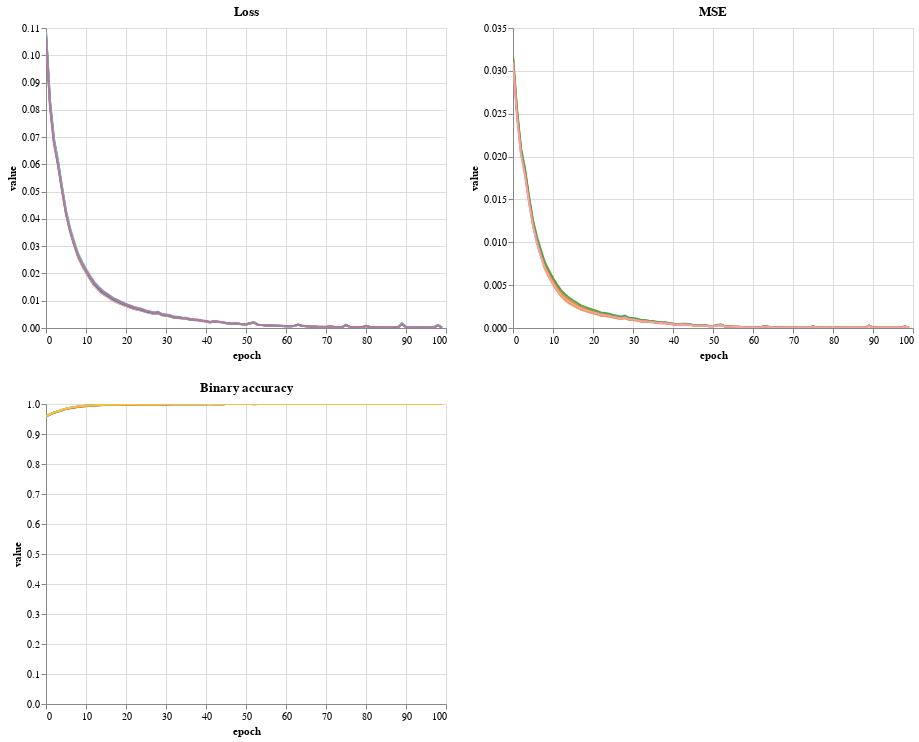

Notebook cell for this chart:
### Markdown cell above
Training history

### Code cell
from my_eval import training_history

hist = training_history(cfg.path_history_pickle)
hist.plot_all(cfg.path_plot_folder + 'history.html')

### Figure 1 — Vega-Lite specification as saved in the notebook (floating-point values rounded to 4 significant figures; data arrays with more than 128 entries replaced by an {"elided": "..."} marker saying what was removed)
{"$schema": "https://vega.github.io/schema/vega-lite/v4.0.2.json", "hconcat": [{"vconcat": [{"selection": {"selector001": {"encodings": ["x", "y"], "type": "interval", "bind": "scales"}}, "encoding": {"color": {"type": "nominal", "legend": null, "field": "variable"}, "tooltip": [{"type": "quantitative", "field": "epoch"}, {"type": "nominal", "field": "variable"}], "x": {"type": "quantitative", "field": "epoch"}, "y": {"type": "quantitative", "field": "value"}}, "title": "Loss", "mark": "line", "data": {"name": "data-cfdb1a2246be963e3d9d5704c5607939"}}, {"selection": {"selector002": {"encodings": ["x", "y"], "type": "interval", "bind": "scales"}}, "encoding": {"color": {"type": "nominal", "legend": null, "field": "variable"}, "tooltip": [{"type": "quantitative", "field": "epoch"}, {"type": "nominal", "field": "variable"}], "x": {"type": "quantitative", "field": "epoch"}, "y": {"type": "quantitative", "field": "value"}}, "title": "Binary accuracy", "mark": "line", "data": {"name": "data-83b42a904022153e9f1de454601f3f97"}}]}, {"selection": {"selector003": {"encodings": ["x", "y"], "type": "interval", "bind": "scales"}}, "encoding": {"color": {"type": "nominal", "legend": null, "field": "variable"}, "tooltip": [{"type": "quantitative", "field": "epoch"}, {"type": "nominal", "field": "variable"}], "x": {"type": "quantitative", "field": "epoch"}, "y": {"type": "quantitative", "field": "value"}}, "title": "MSE", "mark": "line", "data": {"name": "data-0741aca09595153ed4cfd86a179aee9b"}}], "datasets": {"data-cfdb1a2246be963e3d9d5704c5607939": {"elided": "600 records"}, "data-83b42a904022153e9f1de454601f3f97": {"elided": "600 records"}, "data-0741aca09595153ed4cfd86a179aee9b": {"elided": "600 records"}}, "config": {"view": {"continuousWidth": 400, "continuousHeight": 300}}}
